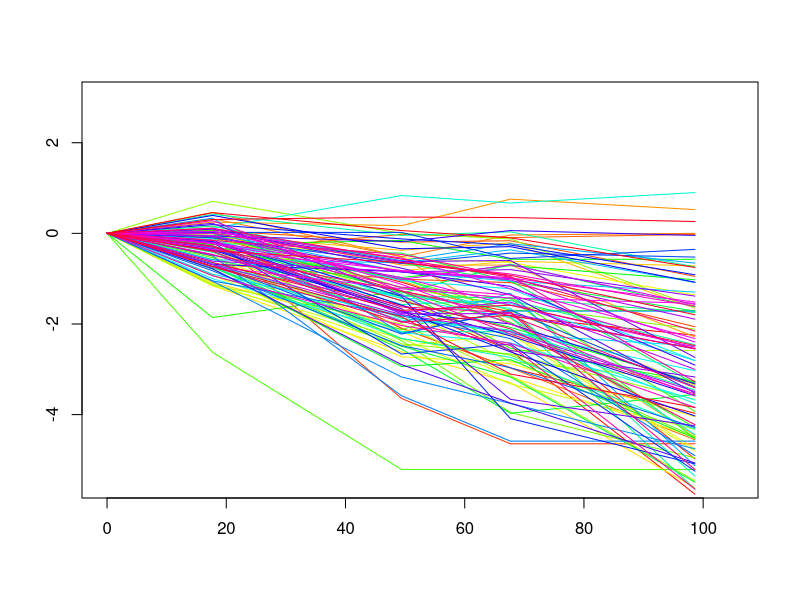
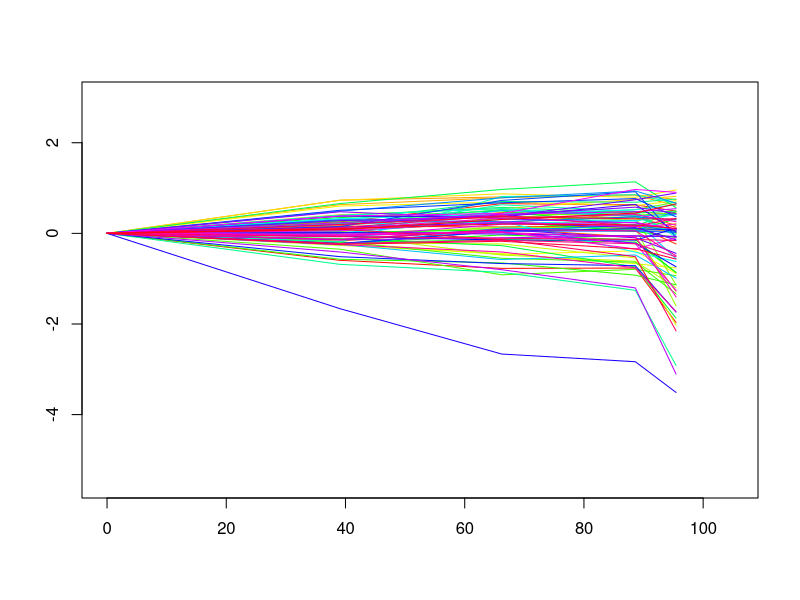
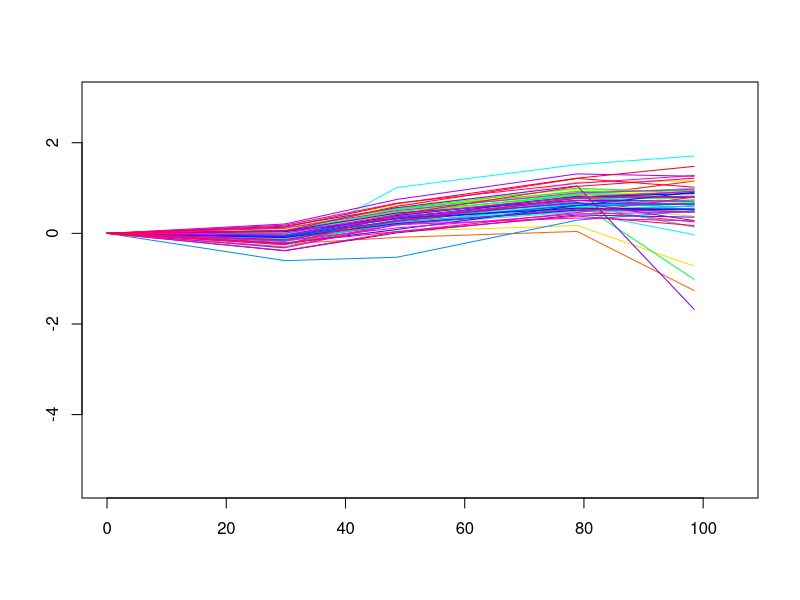

Generate these figures, in order, with R:
#=====================================================================================================
# Supp. Figure 3A: Single-cell-derived SKMEL5 sublines initial response
# concentration used: 8uM PLX4720
# Scatterplot of untreated proliferation rates of sublines with their drug-treated growth rates
#=====================================================================================================
#=====================================================================================================
library(gplots)
require(ggplot2)

setwd("~/Paudel_et_al_2016/SourceData") # Set the working directory;
# Set the output for plots
output <- paste0(substr(getwd(), 1, (nchar(getwd())-nchar("SourceData"))), "Figures") 
fig = "Supp.Fig3" # Which figure is this in paper?
output = paste0(output, "/", fig)

#=====================================================================================================
# Read experimental data
#=====================================================================================================

d <- read.csv("SKMEL5_Subclones_cFP_assay_PLX4720.csv", header=T, sep=",")
# Select 8uM PLX4720 and short-term response i.e. less that 120 hrs
d <- subset(d, d$conc==8)
d <- subset(d, d$Time >=0 & d$Time <=100)

#=====================================================================================================
# Plot clonal response for sublines
#=====================================================================================================
# SC01
data <- subset(d, d$Cell=="SC01")
length(unique(data$cID))
pdf(paste0(output,"/", unique(data$Cell), "_8uM PLX4720 cFP Assay.pdf"), width=3, height=4)
cl1 <- rainbow(length(unique(data$cID)))
par(ps = 12, cex = 1, cex.axis = 1)
plot(nl2~Time, data=data, type="n", ylim=c(-5.5,3), xlim=c(0,105), ylab="", xlab="")
for(w in 1:length(unique(data$cID))){
  temp <- subset(data, data$cID==w)
  lines(temp$Time, temp$nl2, col=cl1[w])
}
dev.off()

#SC07
data <- subset(d, d$Cell=="SC07")
length(unique(data$cID))
pdf(paste0(output,"/", unique(data$Cell), "_8uM PLX4720 cFP Assay.pdf"), width=3, height=4)
cl1 <- rainbow(length(unique(data$cID)))
par(ps = 12, cex = 1, cex.axis = 1)
plot(nl2~Time, data=data, type="n", ylim=c(-5.5,3), xlim=c(0,105), ylab="", xlab="")
for(w in 1:length(unique(data$cID))){
  temp <- subset(data, data$cID==w)
  lines(temp$Time, temp$nl2, col=cl1[w])
}
dev.off()

#SC10
data <- subset(d, d$Cell=="SC10")
length(unique(data$cID))
pdf(paste0(output,"/", unique(data$Cell), "_8uM PLX4720 cFP Assay.pdf"), width=3, height=4)
cl1 <- rainbow(length(unique(data$cID)))
par(ps = 12, cex = 1, cex.axis = 1)
plot(nl2~Time, data=data, type="n", ylim=c(-5.5,3), xlim=c(0,105), ylab="", xlab="")
for(w in 1:length(unique(data$cID))){
  temp <- subset(data, data$cID==w)
  lines(temp$Time, temp$nl2, col=cl1[w])
}
dev.off()

#=====================================================================================================
